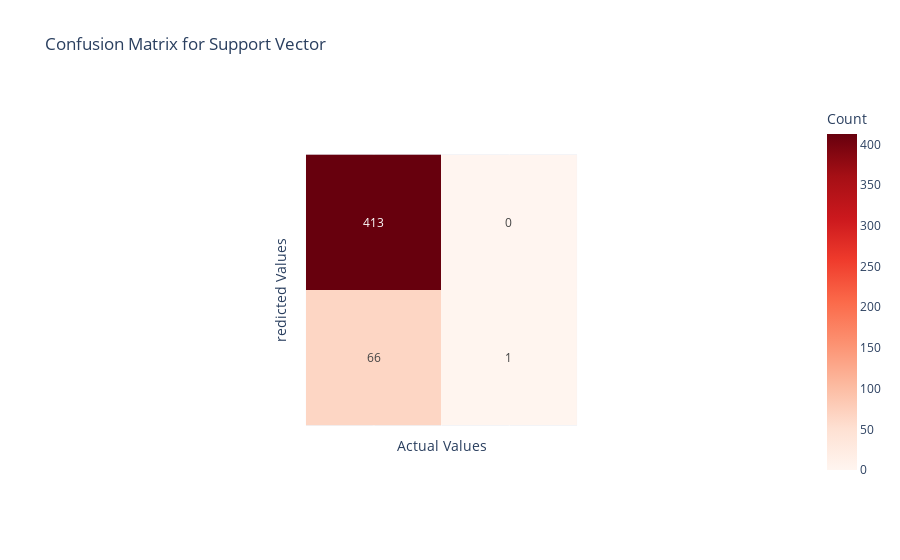

The notebook cell this image was saved under:
### Markdown cell above
### Support Vector Machine(SVM)

### Code cell
# SVM model evaluation
# Logistic Regression model evaluation
fig = px.imshow(confusion_matrix(y_test, sv_pred),
                labels = dict(x='Actual Values', 
                              y = 'redicted Values', 
                              color= 'Count'),
                x = [0,1],
                y =[0,1] ,
                color_continuous_scale= 'reds',
                title = 'Confusion Matrix for Support Vector',
                text_auto = True)
fig.update_xaxes(showticklabels = False)
fig.update_yaxes(showticklabels = False)
fig.show()

### Figure 1 — Plotly figure (JSON) as saved in the notebook; plotly's stock layout.template omitted (floating-point values rounded to 4 significant figures)
{"data": [{"coloraxis": "coloraxis", "hovertemplate": "Actual Values: %{x}<br>redicted Values: %{y}<br>Count: %{z}<extra></extra>", "name": "0", "texttemplate": "%{z}", "type": "heatmap", "x": [0, 1], "xaxis": "x", "y": [0, 1], "yaxis": "y", "z": [[413, 0], [66, 1]]}], "layout": {"autosize": true, "coloraxis": {"colorbar": {"title": {"text": "Count"}}, "colorscale": [[0, "rgb(255,245,240)"], [0.125, "rgb(254,224,210)"], [0.25, "rgb(252,187,161)"], [0.375, "rgb(252,146,114)"], [0.5, "rgb(251,106,74)"], [0.625, "rgb(239,59,44)"], [0.75, "rgb(203,24,29)"], [0.875, "rgb(165,15,21)"], [1, "rgb(103,0,13)"]]}, "title": {"text": "Confusion Matrix for Support Vector"}, "xaxis": {"anchor": "y", "autorange": true, "constrain": "domain", "domain": [0.3125, 0.6875], "range": [-0.5, 1.5], "scaleanchor": "y", "showticklabels": false, "title": {"text": "Actual Values"}, "type": "linear"}, "yaxis": {"anchor": "x", "autorange": true, "constrain": "domain", "domain": [0, 1], "range": [1.5, -0.5], "showticklabels": false, "title": {"text": "redicted Values"}, "type": "linear"}}}
